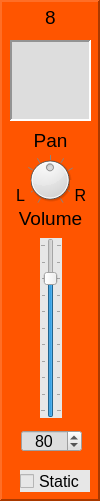
    <widget class="QFrame" name="frame_MidiMixer_Chan_8">
     <property name="geometry">
      <rect>
       <x>780</x>
       <y>10</y>
       <width>100</width>
       <height>501</height>
      </rect>
     </property>
     <property name="styleSheet">
      <string notr="true">background-color: rgb(255, 85, 0);</string>
     </property>
     <property name="frameShape">
      <enum>QFrame::Panel</enum>
     </property>
     <property name="frameShadow">
      <enum>QFrame::Raised</enum>
     </property>
     <property name="lineWidth">
      <number>2</number>
     </property>
     <property name="midLineWidth">
      <number>2</number>
     </property>
     <widget class="QSlider" name="verticalSlider_MidiMixerChanVol_8">
      <property name="geometry">
       <rect>
        <x>40</x>
        <y>238</y>
        <width>22</width>
        <height>180</height>
       </rect>
      </property>
      <property name="styleSheet">
       <string notr="true">background-color: rgb(231, 231, 231);</string>
      </property>
      <property name="maximum">
       <number>100</number>
      </property>
      <property name="value">
       <number>80</number>
      </property>
      <property name="orientation">
       <enum>Qt::Vertical</enum>
      </property>
      <property name="tickPosition">
       <enum>QSlider::TicksBothSides</enum>
      </property>
      <property name="tickInterval">
       <number>10</number>
      </property>
     </widget>
     <widget class="QDial" name="dial_MidiMixerChanPan_8">
      <property name="geometry">
       <rect>
        <x>25</x>
        <y>148</y>
        <width>50</width>
        <height>64</height>
       </rect>
      </property>
      <property name="styleSheet">
       <string notr="true">background-color: rgb(231, 231, 231);</string>
      </property>
      <property name="minimum">
       <number>-50</number>
      </property>
      <property name="maximum">
       <number>50</number>
      </property>
      <property name="notchTarget">
       <double>10.000000000000000</double>
      </property>
      <property name="notchesVisible">
       <bool>true</bool>
      </property>
     </widget>
     <widget class="QLabel" name="label_22">
      <property name="geometry">
       <rect>
        <x>27</x>
        <y>130</y>
        <width>47</width>
        <height>21</height>
       </rect>
      </property>
      <property name="font">
       <font>
        <pointsize>14</pointsize>
       </font>
      </property>
      <property name="text">
       <string>Pan</string>
      </property>
      <property name="alignment">
       <set>Qt::AlignCenter</set>
      </property>
     </widget>
     <widget class="QLabel" name="label_23">
      <property name="geometry">
       <rect>
        <x>10</x>
        <y>208</y>
        <width>81</width>
        <height>21</height>
       </rect>
      </property>
      <property name="font">
       <font>
        <pointsize>14</pointsize>
       </font>
      </property>
      <property name="text">
       <string>Volume</string>
      </property>
      <property name="alignment">
       <set>Qt::AlignCenter</set>
      </property>
     </widget>
     <widget class="QSpinBox" name="spinBox_MidiMixerChanVol_8">
      <property name="geometry">
       <rect>
        <x>21</x>
        <y>430</y>
        <width>61</width>
        <height>22</height>
       </rect>
      </property>
      <property name="font">
       <font>
        <pointsize>12</pointsize>
       </font>
      </property>
      <property name="styleSheet">
       <string notr="true">background-color: rgb(221, 221, 221);</string>
      </property>
      <property name="alignment">
       <set>Qt::AlignCenter</set>
      </property>
      <property name="maximum">
       <number>100</number>
      </property>
      <property name="value">
       <number>80</number>
      </property>
     </widget>
     <widget class="QLabel" name="label_24">
      <property name="geometry">
       <rect>
        <x>30</x>
        <y>5</y>
        <width>41</width>
        <height>25</height>
       </rect>
      </property>
      <property name="font">
       <font>
        <pointsize>14</pointsize>
       </font>
      </property>
      <property name="text">
       <string>8</string>
      </property>
      <property name="alignment">
       <set>Qt::AlignCenter</set>
      </property>
     </widget>
     <widget class="QTextEdit" name="textEdit_MidiMixerChanText_8">
      <property name="geometry">
       <rect>
        <x>10</x>
        <y>40</y>
        <width>81</width>
        <height>81</height>
       </rect>
      </property>
      <property name="styleSheet">
       <string notr="true">background-color: rgb(221, 221, 221);</string>
      </property>
      <property name="frameShape">
       <enum>QFrame::Panel</enum>
      </property>
      <property name="lineWidth">
       <number>2</number>
      </property>
      <property name="midLineWidth">
       <number>2</number>
      </property>
      <property name="readOnly">
       <bool>true</bool>
      </property>
     </widget>
     <widget class="QLabel" name="label_63">
      <property name="geometry">
       <rect>
        <x>70</x>
        <y>180</y>
        <width>21</width>
        <height>31</height>
       </rect>
      </property>
      <property name="font">
       <font>
        <pointsize>12</pointsize>
       </font>
      </property>
      <property name="text">
       <string>R</string>
      </property>
      <property name="alignment">
       <set>Qt::AlignCenter</set>
      </property>
     </widget>
     <widget class="QLabel" name="label_64">
      <property name="geometry">
       <rect>
        <x>10</x>
        <y>180</y>
        <width>21</width>
        <height>31</height>
       </rect>
      </property>
      <property name="font">
       <font>
        <pointsize>12</pointsize>
       </font>
      </property>
      <property name="text">
       <string>L</string>
      </property>
      <property name="alignment">
       <set>Qt::AlignCenter</set>
      </property>
     </widget>
     <widget class="QCheckBox" name="checkBox_MidiMixerChanStaticVol_8">
      <property name="geometry">
       <rect>
        <x>20</x>
        <y>470</y>
        <width>70</width>
        <height>22</height>
       </rect>
      </property>
      <property name="font">
       <font>
        <pointsize>12</pointsize>
       </font>
      </property>
      <property name="styleSheet">
       <string notr="true">background-color: rgb(231, 231, 231);</string>
      </property>
      <property name="text">
       <string>Static</string>
      </property>
     </widget>
    </widget>
